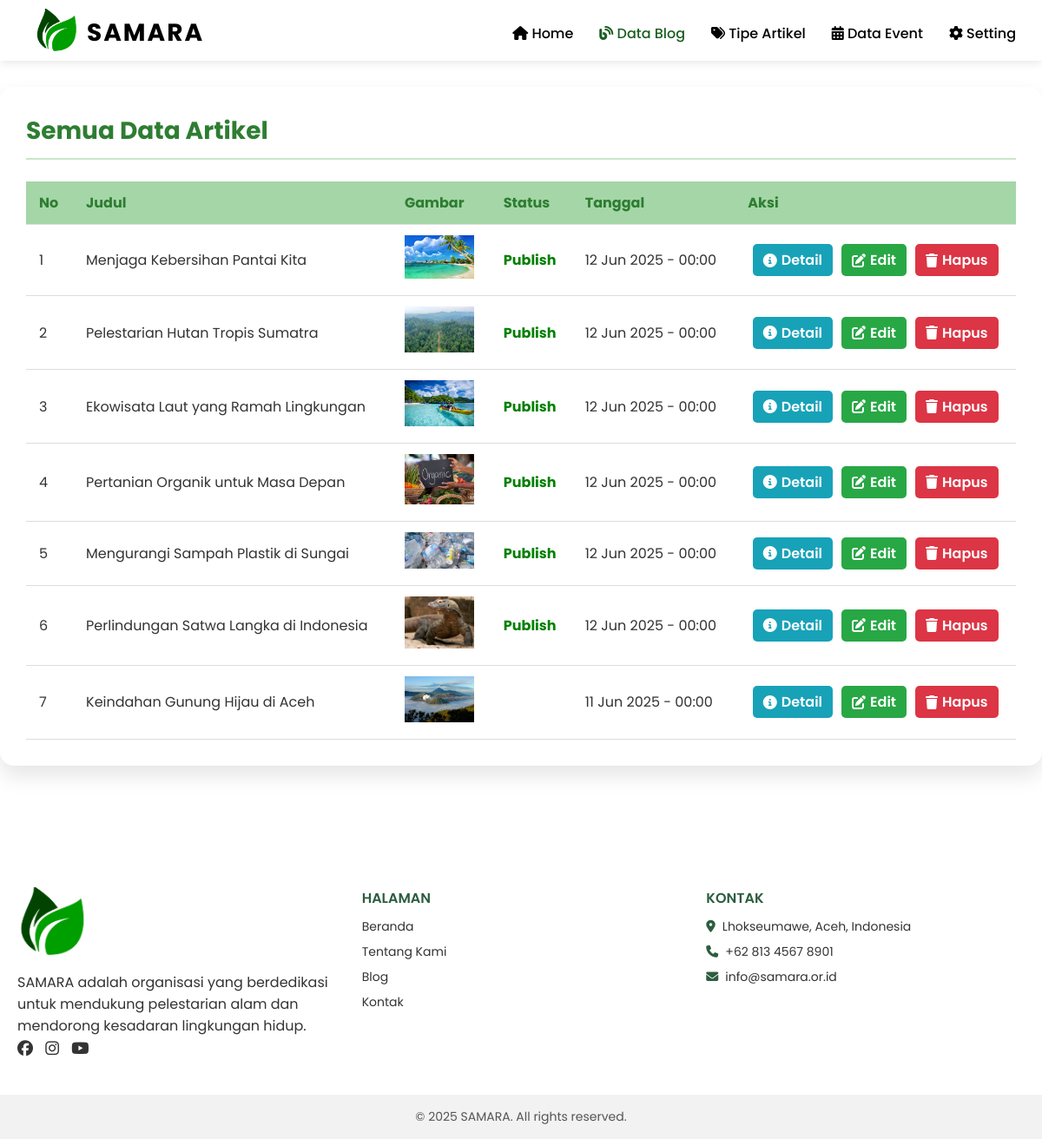
Before: /admin/blog.php with the older database file.
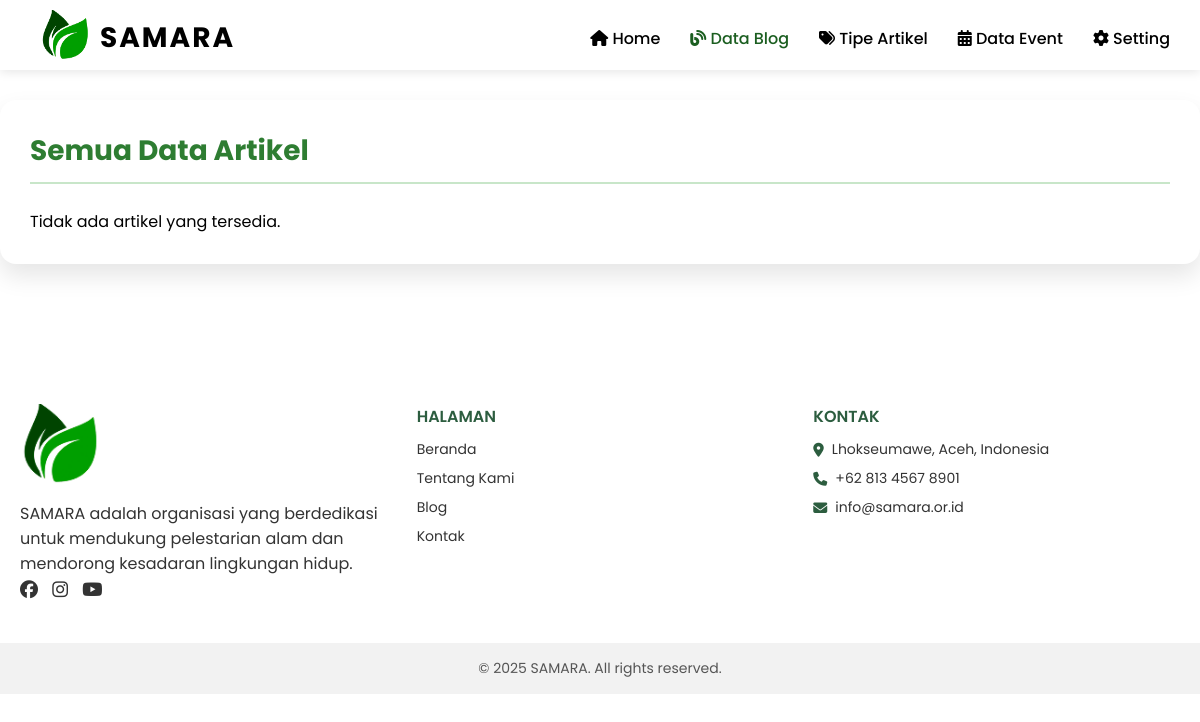
After: the same page with the newer database file.
### tables this page shows
CREATE TABLE `artikel` (
  `id_artikel` int(11) NOT NULL,
  `judul` varchar(255) NOT NULL,
  `isi` text NOT NULL,
  `tanggal_publish` datetime DEFAULT current_timestamp(),
  `deskripsi_singkat` varchar(255) DEFAULT NULL,
  `status` enum('draft','publish') DEFAULT 'draft',
  `id_admin` varchar(5) DEFAULT NULL,
  `id_tipe` varchar(6) DEFAULT NULL,
  `gambar` varchar(50) NOT NULL
);

### database/koneksi.php (called while the page is built)
<?php
$koneksi = mysqli_connect("localhost","root","","db_samara");
function query($query){
    global $koneksi;
    $result = mysqli_query($koneksi,$query);
    $rows =[];
    while($user = mysqli_fetch_assoc($result)){
        $rows[] = $user;
    }
    return $rows;
};
?>

### admin/blog.php (the view, shortened to what this page needs)
<?php
require '../database/koneksi.php';
$dataArtikel = query("SELECT * FROM artikel ORDER BY tanggal_publish DESC");
?>
<!DOCTYPE html>
<html lang="en">
<head>
  <link rel="stylesheet" href="css/artikel.css?<?php echo time(); ?>">
</head>
<body>
     <div class="falling-leaves"></div>
<?php include 'header_navbar.php'; ?>
  <div class="artikel-container">
    <h1 class="artikel-heading">Semua Data Artikel</h1>
    <?php if (!empty($dataArtikel)) : ?>
      <div class="tabel-scroll-wrapper">
      <table class="artikel-table">
        <thead>
          <tr>
            <th>No</th>
            <th>Judul</th>
            <th>Gambar</th>
            <th>Status</th>
            <th>Tanggal</th>
            <th>Aksi</th>
          </tr>
        </thead>
        <tbody>
          <?php $no = 1; foreach ($dataArtikel as $artikel): ?>
            <tr>
              <td><?= $no++; ?></td>
              <td><?= htmlspecialchars($artikel['judul']); ?></td>
              <td>
                <?php if (!empty($artikel['gambar'])): ?>
                  <img src="<?= htmlspecialchars($artikel['gambar']); ?>" alt="Gambar Artikel" width="80">
                <?php else: ?>
                  Tidak ada
                <?php endif; ?>
              </td>
              <td>
                <span class="<?= $artikel['status'] === 'publish' ? 'status-publish' : 'status-draft'; ?>">
                  <?= ucfirst($artikel['status']); ?>
                </span>
              </td>
              <td><?= date('d M Y - H:i', strtotime($artikel['tanggal_publish'])); ?></td>
                <td class="artikel-actions">
                  <div class="action-buttons">
                    <a href="detail_artikel.php?id=<?= $artikel['id_artikel']; ?>" class="btn-detail">
                      <i class="fa-solid fa-circle-info"></i> Detail
                    </a>
                    <a href="edit_artikel.php?id=<?= $artikel['id_artikel']; ?>" class="btn-edit">
                      <i class="fa-solid fa-pen-to-square"></i> Edit
                    </a>
                    <a href="hapus_artikel.php?id=<?= $artikel['id_artikel']; ?>" class="btn-delete" onclick="return confirm('Yakin ingin menghapus artikel ini?')">
                      <i class="fa-solid fa-trash"></i> Hapus
                    </a>
                  </div>
                </td>
            </tr>
          <?php endforeach; ?>
        </tbody>
      </table>
      </div>
    <?php else : ?>
      <p>Tidak ada artikel yang tersedia.</p>
    <?php endif; ?>
  </div>
<footer>
  <div class="footer-container">
    <div class="footer-section">
      <img src="img/icon-logo.png" alt="Logo SAMARA" class="footer-logo">
      <p>
        SAMARA adalah organisasi yang berdedikasi untuk mendukung pelestarian alam dan mendorong kesadaran lingkungan hidup.
      </p>
      <div class="social-links">
        <a href="#"><i class="fa-brands fa-facebook"></i></a>
        <a href="#"><i class="fa-brands fa-instagram"></i></a>
        <a href="#"><i class="fa-brands fa-youtube"></i></a>
      </div>
    </div>
    <div class="footer-section">
      <h4>HALAMAN</h4>
      <ul>
        <li><a href="index.html">Beranda</a></li>
        <li><a href="about.html">Tentang Kami</a></li>
        <li><a href="blog.html">Blog</a></li>
        <li><a href="contact.html">Kontak</a></li>
      </ul>
    </div>
    <div class="footer-section">
      <h4>KONTAK</h4>
      <ul>
        <li><i class="fa-solid fa-location-dot"></i> Lhokseumawe, Aceh, Indonesia</li>
        <li><i class="fa-solid fa-phone"></i> +62 813 4567 8901</li>
        <li><i class="fa-solid fa-envelope"></i> info@samara.or.id</li>
      </ul>
    </div>
  </div>
  <div class="footer-bottom">
    <p>&copy; 2025 SAMARA. All rights reserved.</p>
  </div>
</footer>
</body>
</html>

Changed rows visible on the page:
removed artikel: judul "Menjaga Kebersihan Pantai Kita", gambar (picture), status "Publish", tanggal_publish "12 Jun 2025 - 00:00"
removed artikel: judul "Pelestarian Hutan Tropis Sumatra", gambar (picture), status "Publish", tanggal_publish "12 Jun 2025 - 00:00"
removed artikel: judul "Ekowisata Laut yang Ramah Lingkungan", gambar (picture), status "Publish", tanggal_publish "12 Jun 2025 - 00:00"
removed artikel: judul "Pertanian Organik untuk Masa Depan", gambar (picture), status "Publish", tanggal_publish "12 Jun 2025 - 00:00"
removed artikel: judul "Mengurangi Sampah Plastik di Sungai", gambar (picture), status "Publish", tanggal_publish "12 Jun 2025 - 00:00"
removed artikel: judul "Perlindungan Satwa Langka di Indonesia", gambar (picture), status "Publish", tanggal_publish "12 Jun 2025 - 00:00"
removed artikel: judul "Keindahan Gunung Hijau di Aceh", gambar (picture), tanggal_publish "11 Jun 2025 - 00:00"
Other visible differences:
text no longer shown: "No Judul Gambar Status Tanggal Aksi"
text now shown: "Tidak ada artikel yang tersedia."
